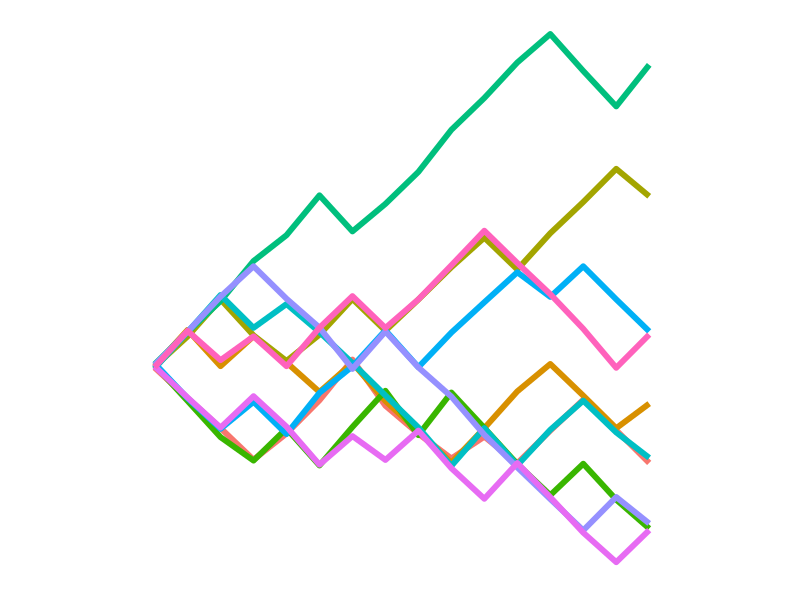

This chart was generated by the following R code:

library(tidyverse)

T <-  15
nsim <-10

single <- function(T) {
  dx = sample(c(-1,1), replace = TRUE, T)
  return(c(0,cumsum(dx)))
}

S = data.frame(t(replicate(nsim, single(T))))

# variable_name_X <- function(i){
#   paste("X",toString(i),sep="")
# }

variable_name_i <- function(i) return(i)

colnames(S) = lapply(0:T, variable_name_i)

S = S %>% 
  mutate(omega = rownames(S)) # this way it is a <chr> and that is good!, makes it a factor 



# put it in long form for plotting
L = S %>% 
  pivot_longer(-omega, names_to = "t", values_to = "X") 
L$t = as.numeric(L$t) # because columns names become characters
L$X = L$X + rnorm(length(L$X), sd = 0.1) # jitter

p <- ggplot(L, aes(x=t, y=X, color = omega))+geom_line(size=2)+theme_bw()+xlab("")+ylab("")+ coord_fixed()+theme(legend.position="none")+
  theme(axis.line=element_blank(),axis.text.x=element_blank(),
      axis.text.y=element_blank(),axis.ticks=element_blank(),
      axis.title.x=element_blank(),
      axis.title.y=element_blank(),legend.position="none",
      panel.background=element_blank(),panel.border=element_blank(),panel.grid.major=element_blank(),
      panel.grid.minor=element_blank(),plot.background=element_blank())
print(p)
